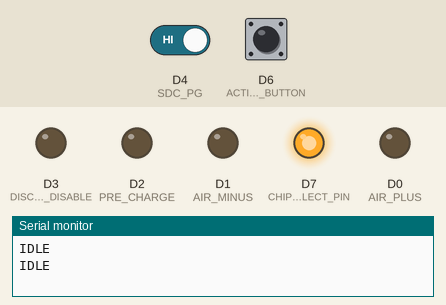
This sketch was run on a simulated ESP8266 (NodeMCU). Parts: output pins drawn as LEDs (lit = HIGH), the last lines printed to the serial monitor. Inputs (shaded band) come from the test bench; at power-on: D6 (ACTIVATION_BUTTON) LOW, D4 (SDC_PG) HIGH.

Above: at 1.2 s.
1.3 s: D6 (ACTIVATION_BUTTON) pulled HIGH for 0.15 s
At 1.57 s:
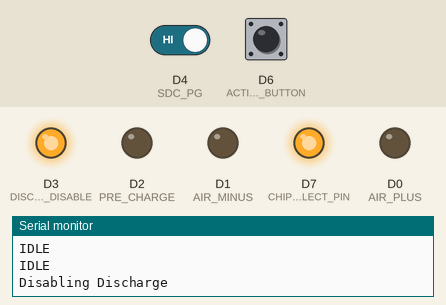
At 2.4 s:
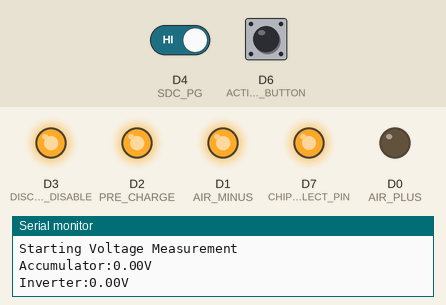
3.6 s: D4 (SDC_PG) driven LOW
At 4.4 s:
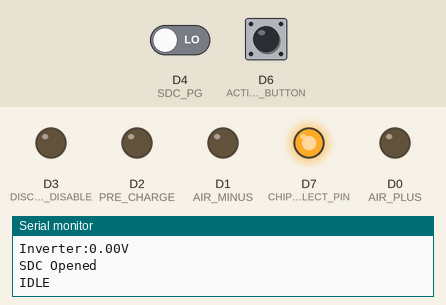
Timing chart, 0 to 6.6 s (numbered marks = the images above; inputs shaded):
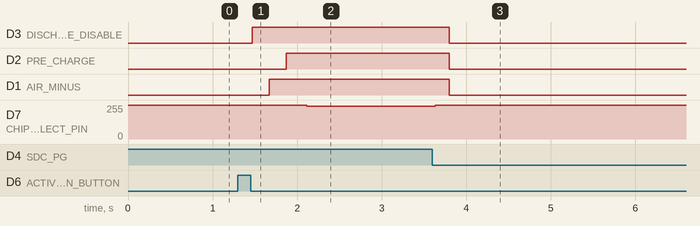

The sketch:

Pre-Charge.ino
```cpp
#include <Fsm.h>
#include <SPI.h>

// Voltage Measurement
const int Vdd = 5; // ADC Power Supply
const float VOLTAGE_THRESHOLD = 50; // V

// Pins
const int CHIP_SELECT_PIN = D7;
const int AIR_PLUS = D0;
const int AIR_MINUS = D1;
const int PRE_CHARGE = D2;
const int DISCHARGE_DISABLE = D3;
const int SDC_PG = D4;

// Input Buttons:
// const int SPARE_INPUT = D5; // Will be used for autonomous TS-Activation
const int ACTIVATION_BUTTON = D6;  // TS-Activation button input pin
int activationButtonState; // current button reading
int lastActivationButtonState = LOW;  // previous button reading

// Timers
// the following variables are unsigned longs because the time, measured in
// milliseconds, will quickly become a bigger number than can be stored in an int.
unsigned long lastActivationDebounceTime = 0;  // the last time the output pin was toggled
const unsigned long DEBOUNCE_DELAY = 20;   // the debounce time; increase if the output flickers
int count = 0;
bool sdcPowerGood = false;
const unsigned long CONTACTOR_DELAY = 200; // 200

// Double Press:
// const unsigned long doublePressWindow = 400; // Max time between presses for double press
// bool buttonState = HIGH;         // Current stable button state
// bool lastButtonReading = HIGH;   // Last raw button reading
// unsigned long lastDebounceTime = 0;
// unsigned long lastPressTime = 0;
// bool waitingForSecondPress = false;

// Print Debug
const bool LOG_STATE = true;
const bool LOG_VOLT = true;
const unsigned long LOG_VOLT_TIME = 500;
unsigned long lastVoltLog = 0; // Last time voltage was logged

//Events
#define BUTTON_EVENT  0
#define SDC_EVENT  1
#define PRE_CHARGE_COMPLETE  2

// FSM States
State stateIdle(&onEnterStateIdle, NULL, NULL);
State stateSDC(&onEnterSDC, NULL, NULL);
State stateDischargeDisabled(&onEnterStateDischargeDisabled, NULL, NULL);
State stateAirMinusClosed(&onEnterStateAirMinusClosed, NULL, NULL);
State statePreCharge(&onEnterStatePreCharge, NULL, NULL);
State stateCheckVoltage(&onEnterStateCheckVoltage, &duringStateCheckVoltage, NULL);
State stateDelayHV(&onEnterStateDelayHV, &duringStateDelayHV, NULL);
State stateAirPlusClosed(&onEnterStateAirPlusClosed, NULL, NULL);
State stateTractiveSystemActive(&onEnterStateTractiveSystemActive, NULL, NULL);
Fsm fsm(&stateIdle);

void onEnterStateIdle() {
  Serial.println("IDLE");
  digitalWrite(DISCHARGE_DISABLE, LOW);
  digitalWrite(AIR_MINUS, LOW);
  digitalWrite(PRE_CHARGE, LOW);
  digitalWrite(AIR_PLUS, LOW);
}

void onEnterSDC() {
  if (LOG_STATE) {
    Serial.println("SDC Opened");
  }
}

void onEnterStateDischargeDisabled() {
  if (LOG_STATE) {
    Serial.println("Disabling Discharge");
  }
  digitalWrite(DISCHARGE_DISABLE, HIGH);
}

void onEnterStateAirMinusClosed() {
  if (LOG_STATE) {
    Serial.println("Closing AIR_MINUS");
  }
  digitalWrite(AIR_MINUS, HIGH);
}

void onEnterStatePreCharge() {
  if (LOG_STATE) {
    Serial.println("Closing Pre-Charge Contactor");
  }
  digitalWrite(PRE_CHARGE, HIGH);
}

void onEnterStateCheckVoltage() {
  if (LOG_STATE) {
    Serial.println("Starting Voltage Measurement");
  }
}

unsigned int readADC(int channel) {
  // https://github.com/souviksaha97/MCP3202/blob/master/src/MCP3202.cpp#L48
  unsigned int dataIn = 0;
  unsigned int result = 0;
  digitalWrite(CHIP_SELECT_PIN, LOW);
  uint8_t dataOut = 0b00000001;
  dataIn = SPI.transfer(dataOut);
  int dataOutChannel0 = 0b10100000;
  int dataOutChannel1 = 0b11100000;
  dataOut = (channel == 0) ? dataOutChannel1 : dataOutChannel0;
  dataIn = SPI.transfer(dataOut);
  result = dataIn & 0x0F;
  dataIn = SPI.transfer(0x00);
  result = result << 8;
  result = result | dataIn;
  digitalWrite(CHIP_SELECT_PIN, HIGH);
  return result;
}

float calculateVoltage(unsigned int reading) {
  if ((reading <= 50) || (reading >= 4050)) {
    reading = 0; // ADC not connected - Reading noise
  }

  float rawVoltage = reading * (Vdd / 4096.0);
  float scalingFactor = ((470.0*5 + 37.0)/37.0); // Resistor Divider
  float voltage = rawVoltage * scalingFactor;

  return voltage;
}

void duringStateCheckVoltage() {
  unsigned int accumulatorReading = readADC(0);
  unsigned int inverterReading = readADC(1);
  float accumulatorVoltage = calculateVoltage(accumulatorReading);
  float inverterVoltage = calculateVoltage(inverterReading);

  if (LOG_VOLT && (millis() - lastVoltLog) > LOG_VOLT_TIME) {
    lastVoltLog = millis();
    Serial.print("Accumulator:");
    Serial.print(accumulatorVoltage);
    Serial.println("V");
    Serial.print("Inverter:");
    Serial.print(inverterVoltage);
    Serial.println("V");
  }

  if ((accumulatorVoltage > VOLTAGE_THRESHOLD) && (inverterReading <= accumulatorReading) && (inverterVoltage >= 0.95*accumulatorVoltage)) {
    Serial.print("Accumulator:");
    Serial.print(accumulatorVoltage);
    Serial.println("V");
    Serial.print("Inverter:");
    Serial.print(inverterVoltage);
    Serial.println("V");
    Serial.println("Pre-Charge Voltage Reached");
    fsm.trigger(PRE_CHARGE_COMPLETE);
  }
}

void onEnterStateDelayHV() {
  if (LOG_STATE) {
    Serial.println("Pre-Charge Completed");
  }
}

void duringStateDelayHV() {
    unsigned int accumulatorReading = readADC(0);
    unsigned int inverterReading = readADC(1);
    float accumulatorVoltage = calculateVoltage(accumulatorReading);
    float inverterVoltage = calculateVoltage(inverterReading);

    if (LOG_VOLT && (millis() - lastVoltLog) > LOG_VOLT_TIME) {
      lastVoltLog = millis();
      Serial.print("Accumulator:");
      Serial.print(accumulatorVoltage);
      Serial.println("V");
      Serial.print("Inverter:");
      Serial.print(inverterVoltage);
      Serial.println("V");
    }
}

void onEnterStateAirPlusClosed() {
  if (LOG_STATE) {
    Serial.println("Closing AIR_PLUS");
  }
  digitalWrite(AIR_PLUS, HIGH);
}

void onEnterStateTractiveSystemActive() {
  if (LOG_STATE) {
    Serial.println("Tractive System Active; Opening Pre-Charge");
  }
  digitalWrite(PRE_CHARGE, LOW);
}

void setupFSM() {
  fsm.add_transition(&stateIdle, &stateDischargeDisabled, BUTTON_EVENT, NULL);
  fsm.add_transition(&stateDischargeDisabled, &stateIdle, BUTTON_EVENT, NULL);
  fsm.add_transition(&stateAirMinusClosed, &stateIdle, BUTTON_EVENT, NULL);
  fsm.add_transition(&statePreCharge, &stateIdle, BUTTON_EVENT, NULL);
  fsm.add_transition(&stateCheckVoltage, &stateIdle, BUTTON_EVENT, NULL);
  fsm.add_transition(&stateAirPlusClosed, &stateIdle, BUTTON_EVENT, NULL);
  fsm.add_transition(&stateTractiveSystemActive, &stateIdle, BUTTON_EVENT, NULL);
  fsm.add_timed_transition(&stateDischargeDisabled, &stateAirMinusClosed, CONTACTOR_DELAY, NULL);
  fsm.add_timed_transition(&stateAirMinusClosed, &statePreCharge, CONTACTOR_DELAY, NULL);
  fsm.add_timed_transition(&statePreCharge, &stateCheckVoltage, CONTACTOR_DELAY, NULL);
  fsm.add_timed_transition(&stateAirPlusClosed, &stateTractiveSystemActive, 500, NULL);

  fsm.add_transition(&stateDischargeDisabled, &stateSDC, SDC_EVENT, NULL);
  fsm.add_transition(&stateAirMinusClosed, &stateSDC, SDC_EVENT, NULL);
  fsm.add_transition(&statePreCharge, &stateSDC, SDC_EVENT, NULL);
  fsm.add_transition(&stateCheckVoltage, &stateSDC, SDC_EVENT, NULL);
  fsm.add_transition(&stateAirPlusClosed, &stateSDC, SDC_EVENT, NULL);
  fsm.add_transition(&stateTractiveSystemActive, &stateSDC, SDC_EVENT, NULL);
  fsm.add_timed_transition(&stateSDC, &stateIdle, 200, NULL);

  fsm.add_transition(&stateCheckVoltage, &stateAirPlusClosed, PRE_CHARGE_COMPLETE, NULL);
}

void setup() {
  Serial.begin(9600);

  // Setup Contactor Outputs
  pinMode(AIR_PLUS, OUTPUT);
  pinMode(AIR_MINUS, OUTPUT);
  pinMode(PRE_CHARGE, OUTPUT);
  pinMode(DISCHARGE_DISABLE, OUTPUT);

  // Setup Inputs
  pinMode(SDC_PG, INPUT);
  pinMode(ACTIVATION_BUTTON, INPUT);

  // Setup SPI
  pinMode(CHIP_SELECT_PIN, OUTPUT);
  digitalWrite(CHIP_SELECT_PIN, HIGH);
  SPI.beginTransaction(SPISettings(1000000, MSBFIRST, SPI_MODE3));
  SPI.begin();

  // Setup State Machine
  setupFSM();
  onEnterStateIdle(); // Ensure outputs start LOW
}

void loop() {
  // Handle Activation Button
  int activationButtonReading = digitalRead(ACTIVATION_BUTTON);
  if (activationButtonReading != lastActivationButtonState) {
    lastActivationDebounceTime = millis(); // Reset debounce timer
  }
  if ((millis() - lastActivationDebounceTime) > DEBOUNCE_DELAY) {
    if (activationButtonReading != activationButtonState) {
      activationButtonState = activationButtonReading;
      if (activationButtonState == LOW) { // Button Released
        if (sdcPowerGood) {
          count++;
          fsm.trigger(BUTTON_EVENT);
        }
      }
    }
  }
  lastActivationButtonState = activationButtonReading;

  // Alt - Double Press:
  // bool currentReading = digitalRead(ACTIVATION_BUTTON);
  // unsigned long currentTime = millis();

  // // Debounce logic
  // if (currentReading != lastButtonReading) {
  //   lastDebounceTime = currentTime;
  //   lastButtonReading = currentReading;
  // }

  // if ((currentTime - lastDebounceTime) > DEBOUNCE_DELAY) {
  //   // State has been stable for debounceDelay
  //   if (currentReading != buttonState) {
  //     buttonState = currentReading;

  //     // Button was just pressed (transition from HIGH to LOW)
  //     if (buttonState == LOW) {
  //       if (waitingForSecondPress && (currentTime - lastPressTime <= doublePressWindow)) {
  //         if (sdcPowerGood) {
  //           count++;
  //           fsm.trigger(BUTTON_EVENT);
  //         }
  //         waitingForSecondPress = false;
  //       } else {
  //         waitingForSecondPress = true;
  //         lastPressTime = currentTime;
  //       }
  //     }
  //   }
  // }
  // // Timeout waiting for second press
  // if (waitingForSecondPress && (currentTime - lastPressTime > doublePressWindow)) {
  //   waitingForSecondPress = false;
  // }


  // check that SDC is closed
  sdcPowerGood = digitalRead(SDC_PG); // SDC activated when SDC_PG >19.5V
  if (!sdcPowerGood)  {
    fsm.trigger(SDC_EVENT);
  }

  fsm.run_machine();
}
```

Measured:
- after the input at 1.3 s, D3 (DISCHARGE_DISABLE): LOW → HIGH after 0.17 s; D2 (PRE_CHARGE): LOW → HIGH after 0.57 s; D1 (AIR_MINUS): LOW → HIGH after 0.37 s; D7 (CHIP_SELECT_PIN): 255/255 → 247/255 after 0.81 s
- after the input at 3.6 s, D3 (DISCHARGE_DISABLE), D2 (PRE_CHARGE), D1 (AIR_MINUS): HIGH → LOW after 0.20 s; D7 (CHIP_SELECT_PIN): 247/255 → 255/255 at once
